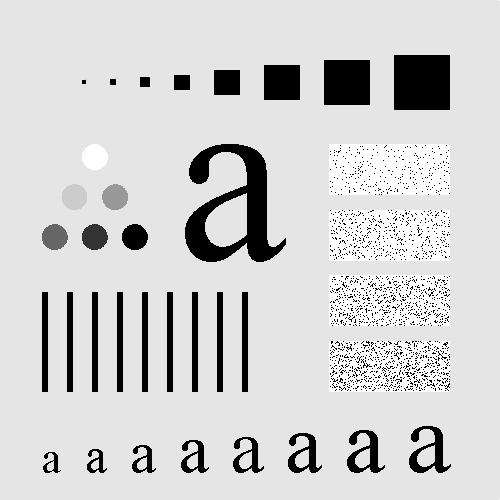
#> input picture immagini/test.jpg, 500 x 500 px, found by its file name
$ python filtraggio_in_frequenza.py
#> lines starting #> are read from the running program, lines starting #| are printed output that depends on the picture
import numpy as np
import skimage.io as io
import matplotlib.pyplot as plt
from skimage.util import random_noise
from skimage.exposure import equalize_hist
from scipy.ndimage import correlate


plt.close('all')


k=5
#h=np.ones((k,k))/k**2 #filtro media -> passa basso

x=np.float64(io.imread('Immagini/test.jpg'))
#> x: shape (500, 500) float64; min 0, max 255, mean 207.4
h=np.array([[1,0,-1], [2,0,-2],[1,0,-1]])
M,N=x.shape
#> M = 500; N = 500

X=(np.fft.fft2(x,(M,N)))
H=(np.fft.fft2(h,(M,N)))

#non serve fare fftshift perchè non la voglio visualizzare,
#sto facendo un'analisi

Y=H*X
y=np.real(np.fft.ifft2(Y))
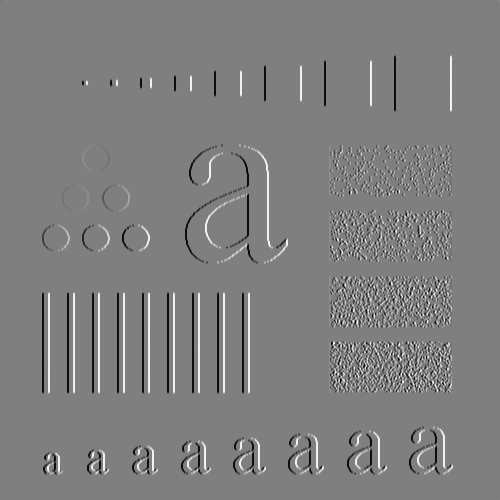
#> y: shape (500, 500) float64; min -1020, max 1020, mean 0; drawn with min black and max white


plt.figure(1)
plt.imshow(y, cmap='gray', extent=(-0.5,+0.5,+0.5,-0.5))

y1=correlate(x,h,mode='reflect')
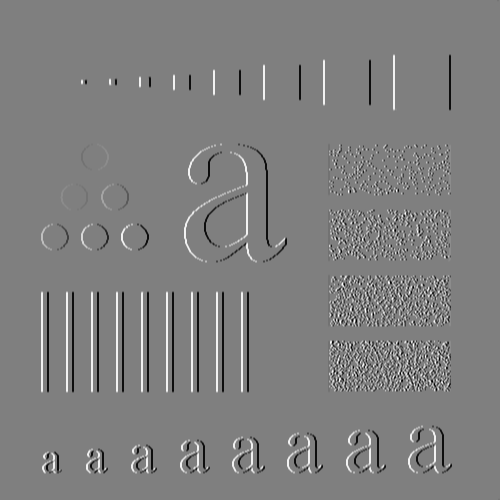
#> y1: shape (500, 500) float64; min -1020, max 1020, mean 0; drawn with min black and max white
plt.figure(2)
plt.imshow(y1, cmap='gray', clim=None)
